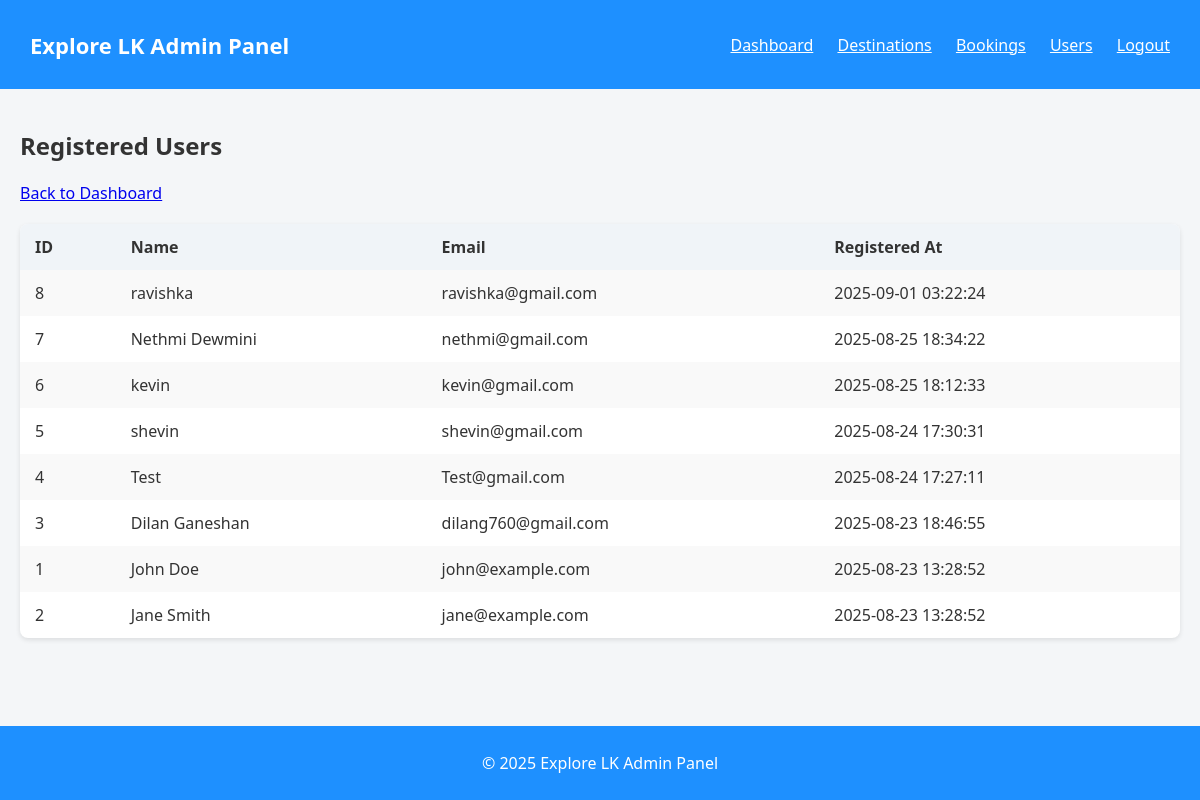
Page /admin/users.php (signed in) on the committed database.
### tables this page shows
CREATE TABLE `users` (
  `user_id` int(10) UNSIGNED NOT NULL,
  `name` varchar(100) NOT NULL,
  `email` varchar(150) NOT NULL,
  `password` varchar(255) NOT NULL,
  `phone` varchar(30) DEFAULT NULL,
  `created_at` timestamp NOT NULL DEFAULT current_timestamp()
);

### admin/users.php (the view)
<?php include 'header.php'; ?>
<?php
$users = $conn->query("SELECT * FROM users ORDER BY created_at DESC");
?>
<h2>Registered Users</h2>
<a href="admin_dashboard.php">Back to Dashboard</a>
<table>
<tr><th>ID</th><th>Name</th><th>Email</th><th>Registered At</th></tr>
<?php while($row=$users->fetch_assoc()): ?>
<tr>
    <td><?php echo $row['user_id']; ?></td>
    <td><?php echo $row['name']; ?></td>
    <td><?php echo $row['email']; ?></td>
    <td><?php echo $row['created_at']; ?></td>
</tr>
<?php endwhile; ?>
</table>
<?php include 'footer.php'; ?>

### assets/css/admin.css (style rules this page uses)
body { background-color: #f4f6f8; font-family: 'Segoe UI', Tahoma, Geneva, Verdana, sans-serif; color: #333; margin: 0; }
table { width: 100%; border-collapse: collapse; margin: 20px 0; background-color: #fff; border-radius: 8px; overflow: hidden; box-shadow: 0 2px 5px rgba(0,0,0,0.1); }
table th, table td { padding: 12px 15px; text-align: left; }
table th { background-color: #f0f4f8; font-weight: 600; }
table tr:nth-child(even) { background-color: #f9f9f9; }
html, body { height: 100%; margin: 0; display: flex; flex-direction: column; }

### rows in the picture
users: user_id "8", name "ravishka", email "ravishka@gmail.com", created_at "2025-09-01 03:22:24"
users: user_id "7", name "Nethmi Dewmini", email "nethmi@gmail.com", created_at "2025-08-25 18:34:22"
users: user_id "6", name "kevin", email "kevin@gmail.com", created_at "2025-08-25 18:12:33"
users: user_id "5", name "shevin", email "shevin@gmail.com", created_at "2025-08-24 17:30:31"
users: user_id "4", name "Test", email "Test@gmail.com", created_at "2025-08-24 17:27:11"
users: user_id "3", name "Dilan Ganeshan", email "dilang760@gmail.com", created_at "2025-08-23 18:46:55"
users: user_id "1", name "John Doe", email "john@example.com", created_at "2025-08-23 13:28:52"
users: user_id "2", name "Jane Smith", email "jane@example.com", created_at "2025-08-23 13:28:52"
